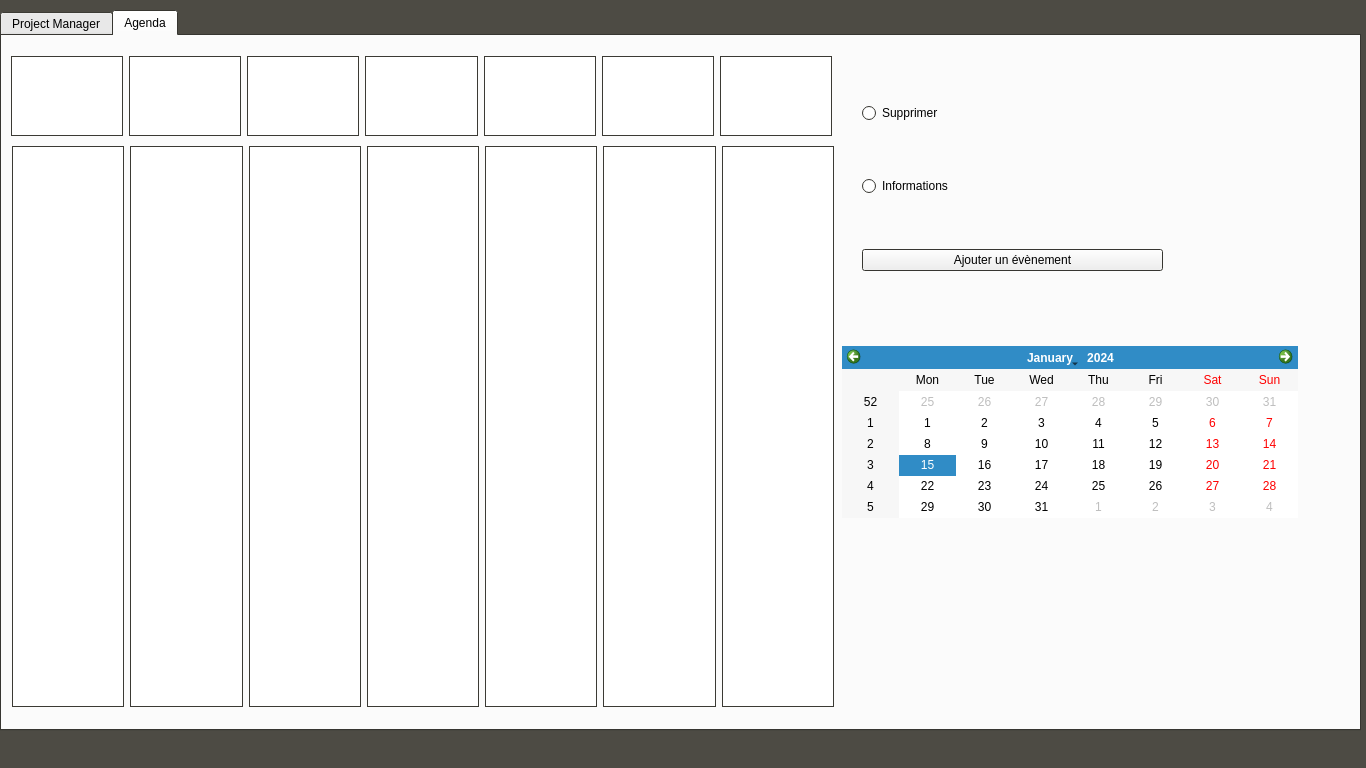
<?xml version="1.0" encoding="UTF-8"?>
<ui version="4.0">
 <class>MainWindow</class>
 <widget class="QMainWindow" name="MainWindow">
  <property name="geometry">
   <rect>
    <x>0</x>
    <y>0</y>
    <width>1366</width>
    <height>768</height>
   </rect>
  </property>
  <property name="palette">
   <palette>
    <active>
     <colorrole role="Base">
      <brush brushstyle="SolidPattern">
       <color alpha="255">
        <red>255</red>
        <green>255</green>
        <blue>255</blue>
       </color>
      </brush>
     </colorrole>
     <colorrole role="Window">
      <brush brushstyle="SolidPattern">
       <color alpha="255">
        <red>77</red>
        <green>75</green>
        <blue>68</blue>
       </color>
      </brush>
     </colorrole>
    </active>
    <inactive>
     <colorrole role="Base">
      <brush brushstyle="SolidPattern">
       <color alpha="255">
        <red>255</red>
        <green>255</green>
        <blue>255</blue>
       </color>
      </brush>
     </colorrole>
     <colorrole role="Window">
      <brush brushstyle="SolidPattern">
       <color alpha="255">
        <red>77</red>
        <green>75</green>
        <blue>68</blue>
       </color>
      </brush>
     </colorrole>
    </inactive>
    <disabled>
     <colorrole role="Base">
      <brush brushstyle="SolidPattern">
       <color alpha="255">
        <red>77</red>
        <green>75</green>
        <blue>68</blue>
       </color>
      </brush>
     </colorrole>
     <colorrole role="Window">
      <brush brushstyle="SolidPattern">
       <color alpha="255">
        <red>77</red>
        <green>75</green>
        <blue>68</blue>
       </color>
      </brush>
     </colorrole>
    </disabled>
   </palette>
  </property>
  <property name="windowTitle">
   <string>MainWindow</string>
  </property>
  <property name="styleSheet">
   <string notr="true">
QTreeView::branch:has-children:!has-siblings:closed,
QTreeView::branch:closed:has-children:has-siblings {
        border-image: none;
        image: url(ol.png);
}

QTreeView::branch:open:has-children:!has-siblings,
QTreeView::branch:open:has-children:has-siblings  {
        border-image: none;
        image: url(ol.png);
}

QTabWidget::tab-bar {
    alignment: center;
}
</string>
  </property>
  <widget class="QWidget" name="centralwidget">
   <widget class="QTabWidget" name="tabWidget">
    <property name="geometry">
     <rect>
      <x>0</x>
      <y>10</y>
      <width>1361</width>
      <height>721</height>
     </rect>
    </property>
    <property name="currentIndex">
     <number>1</number>
    </property>
    <widget class="QWidget" name="ProjectManager">
     <attribute name="title">
      <string>Project Manager</string>
     </attribute>
     <widget class="QTreeView" name="treeView">
      <property name="enabled">
       <bool>true</bool>
      </property>
      <property name="geometry">
       <rect>
        <x>440</x>
        <y>70</y>
        <width>261</width>
        <height>331</height>
       </rect>
      </property>
      <property name="palette">
       <palette>
        <active>
         <colorrole role="Text">
          <brush brushstyle="SolidPattern">
           <color alpha="255">
            <red>0</red>
            <green>0</green>
            <blue>0</blue>
           </color>
          </brush>
         </colorrole>
         <colorrole role="Base">
          <brush brushstyle="SolidPattern">
           <color alpha="255">
            <red>173</red>
            <green>188</green>
            <blue>254</blue>
           </color>
          </brush>
         </colorrole>
        </active>
        <inactive>
         <colorrole role="Text">
          <brush brushstyle="SolidPattern">
           <color alpha="255">
            <red>0</red>
            <green>0</green>
            <blue>0</blue>
           </color>
          </brush>
         </colorrole>
         <colorrole role="Base">
          <brush brushstyle="SolidPattern">
           <color alpha="255">
            <red>173</red>
            <green>188</green>
            <blue>254</blue>
           </color>
          </brush>
         </colorrole>
        </inactive>
        <disabled>
         <colorrole role="Text">
          <brush brushstyle="SolidPattern">
           <color alpha="255">
            <red>159</red>
            <green>158</green>
            <blue>158</blue>
           </color>
          </brush>
         </colorrole>
         <colorrole role="Base">
          <brush brushstyle="SolidPattern">
           <color alpha="255">
            <red>255</red>
            <green>255</green>
            <blue>255</blue>
           </color>
          </brush>
         </colorrole>
        </disabled>
       </palette>
      </property>
      <property name="autoFillBackground">
       <bool>false</bool>
      </property>
      <property name="dragEnabled">
       <bool>false</bool>
      </property>
      <property name="selectionMode">
       <enum>QAbstractItemView::ExtendedSelection</enum>
      </property>
      <property name="autoExpandDelay">
       <number>2</number>
      </property>
      <property name="animated">
       <bool>true</bool>
      </property>
      <property name="allColumnsShowFocus">
       <bool>false</bool>
      </property>
      <property name="wordWrap">
       <bool>false</bool>
      </property>
      <attribute name="headerVisible">
       <bool>false</bool>
      </attribute>
     </widget>
     <widget class="QWidget" name="verticalLayoutWidget_3">
      <property name="geometry">
       <rect>
        <x>20</x>
        <y>40</y>
        <width>365</width>
        <height>401</height>
       </rect>
      </property>
      <layout class="QVBoxLayout" name="verticalLayout_3">
       <item>
        <layout class="QFormLayout" name="formLayout">
         <property name="fieldGrowthPolicy">
          <enum>QFormLayout::AllNonFixedFieldsGrow</enum>
         </property>
         <item row="0" column="0" colspan="2">
          <layout class="QHBoxLayout" name="horizontalLayout_2">
           <item>
            <widget class="QRadioButton" name="projet">
             <property name="text">
              <string>Projet</string>
             </property>
            </widget>
           </item>
           <item>
            <widget class="QRadioButton" name="tacheunitaire">
             <property name="text">
              <string>Tache Unitaire</string>
             </property>
            </widget>
           </item>
           <item>
            <widget class="QRadioButton" name="tachecomposite">
             <property name="text">
              <string>Tache Composite</string>
             </property>
            </widget>
           </item>
          </layout>
         </item>
         <item row="1" column="0">
          <widget class="QLabel" name="label_2">
           <property name="text">
            <string>Titre</string>
           </property>
          </widget>
         </item>
         <item row="1" column="1">
          <widget class="QLineEdit" name="titre"/>
         </item>
         <item row="2" column="0">
          <widget class="QLabel" name="label_3">
           <property name="text">
            <string>Description</string>
           </property>
          </widget>
         </item>
         <item row="2" column="1">
          <widget class="QTextEdit" name="descr">
           <property name="enabled">
            <bool>true</bool>
           </property>
          </widget>
         </item>
         <item row="3" column="0">
          <widget class="QLabel" name="label_4">
           <property name="text">
            <string>Disponibilité</string>
           </property>
          </widget>
         </item>
         <item row="3" column="1">
          <widget class="QDateEdit" name="dispo"/>
         </item>
         <item row="4" column="0">
          <widget class="QLabel" name="label_5">
           <property name="text">
            <string>Echéance</string>
           </property>
          </widget>
         </item>
         <item row="4" column="1">
          <widget class="QDateEdit" name="eche"/>
         </item>
         <item row="5" column="0">
          <widget class="QLabel" name="label_duree">
           <property name="text">
            <string>Durée</string>
           </property>
          </widget>
         </item>
         <item row="5" column="1">
          <widget class="QTimeEdit" name="duree"/>
         </item>
         <item row="7" column="1">
          <widget class="QPushButton" name="ajouter">
           <property name="text">
            <string>Ajouter</string>
           </property>
          </widget>
         </item>
         <item row="6" column="1">
          <widget class="QCheckBox" name="isPreemptive">
           <property name="text">
            <string>Preemptive</string>
           </property>
          </widget>
         </item>
        </layout>
       </item>
      </layout>
     </widget>
     <widget class="QWidget" name="gridLayoutWidget_2">
      <property name="geometry">
       <rect>
        <x>50</x>
        <y>460</y>
        <width>271</width>
        <height>95</height>
       </rect>
      </property>
      <layout class="QGridLayout" name="gridLayout_2">
       <item row="0" column="0">
        <widget class="QPushButton" name="precedence">
         <property name="text">
          <string>Ajouter précédences</string>
         </property>
        </widget>
       </item>
       <item row="1" column="0">
        <widget class="QPushButton" name="load">
         <property name="text">
          <string>Charger</string>
         </property>
        </widget>
       </item>
       <item row="0" column="1">
        <widget class="QPushButton" name="supprimer">
         <property name="text">
          <string>Supprimer</string>
         </property>
        </widget>
       </item>
       <item row="1" column="1">
        <widget class="QPushButton" name="save">
         <property name="text">
          <string>Sauvegarder</string>
         </property>
        </widget>
       </item>
      </layout>
     </widget>
     <widget class="QTextBrowser" name="info">
      <property name="enabled">
       <bool>false</bool>
      </property>
      <property name="geometry">
       <rect>
        <x>780</x>
        <y>20</y>
        <width>291</width>
        <height>291</height>
       </rect>
      </property>
      <property name="palette">
       <palette>
        <active>
         <colorrole role="WindowText">
          <brush brushstyle="SolidPattern">
           <color alpha="255">
            <red>0</red>
            <green>0</green>
            <blue>0</blue>
           </color>
          </brush>
         </colorrole>
         <colorrole role="Button">
          <brush brushstyle="SolidPattern">
           <color alpha="255">
            <red>82</red>
            <green>134</green>
            <blue>255</blue>
           </color>
          </brush>
         </colorrole>
         <colorrole role="Light">
          <brush brushstyle="SolidPattern">
           <color alpha="255">
            <red>210</red>
            <green>224</green>
            <blue>255</blue>
           </color>
          </brush>
         </colorrole>
         <colorrole role="Midlight">
          <brush brushstyle="SolidPattern">
           <color alpha="255">
            <red>146</red>
            <green>179</green>
            <blue>255</blue>
           </color>
          </brush>
         </colorrole>
         <colorrole role="Dark">
          <brush brushstyle="SolidPattern">
           <color alpha="255">
            <red>41</red>
            <green>67</green>
            <blue>127</blue>
           </color>
          </brush>
         </colorrole>
         <colorrole role="Mid">
          <brush brushstyle="SolidPattern">
           <color alpha="255">
            <red>54</red>
            <green>89</green>
            <blue>170</blue>
           </color>
          </brush>
         </colorrole>
         <colorrole role="Text">
          <brush brushstyle="SolidPattern">
           <color alpha="255">
            <red>0</red>
            <green>0</green>
            <blue>0</blue>
           </color>
          </brush>
         </colorrole>
         <colorrole role="BrightText">
          <brush brushstyle="SolidPattern">
           <color alpha="255">
            <red>255</red>
            <green>255</green>
            <blue>255</blue>
           </color>
          </brush>
         </colorrole>
         <colorrole role="ButtonText">
          <brush brushstyle="SolidPattern">
           <color alpha="255">
            <red>0</red>
            <green>0</green>
            <blue>0</blue>
           </color>
          </brush>
         </colorrole>
         <colorrole role="Base">
          <brush brushstyle="SolidPattern">
           <color alpha="255">
            <red>82</red>
            <green>133</green>
            <blue>254</blue>
           </color>
          </brush>
         </colorrole>
         <colorrole role="Window">
          <brush brushstyle="SolidPattern">
           <color alpha="255">
            <red>82</red>
            <green>134</green>
            <blue>255</blue>
           </color>
          </brush>
         </colorrole>
         <colorrole role="Shadow">
          <brush brushstyle="SolidPattern">
           <color alpha="255">
            <red>0</red>
            <green>0</green>
            <blue>0</blue>
           </color>
          </brush>
         </colorrole>
         <colorrole role="AlternateBase">
          <brush brushstyle="SolidPattern">
           <color alpha="255">
            <red>168</red>
            <green>194</green>
            <blue>255</blue>
           </color>
          </brush>
         </colorrole>
         <colorrole role="ToolTipBase">
          <brush brushstyle="SolidPattern">
           <color alpha="255">
            <red>255</red>
            <green>255</green>
            <blue>220</blue>
           </color>
          </brush>
         </colorrole>
         <colorrole role="ToolTipText">
          <brush brushstyle="SolidPattern">
           <color alpha="255">
            <red>0</red>
            <green>0</green>
            <blue>0</blue>
           </color>
          </brush>
         </colorrole>
        </active>
        <inactive>
         <colorrole role="WindowText">
          <brush brushstyle="SolidPattern">
           <color alpha="255">
            <red>0</red>
            <green>0</green>
            <blue>0</blue>
           </color>
          </brush>
         </colorrole>
         <colorrole role="Button">
          <brush brushstyle="SolidPattern">
           <color alpha="255">
            <red>82</red>
            <green>134</green>
            <blue>255</blue>
           </color>
          </brush>
         </colorrole>
         <colorrole role="Light">
          <brush brushstyle="SolidPattern">
           <color alpha="255">
            <red>210</red>
            <green>224</green>
            <blue>255</blue>
           </color>
          </brush>
         </colorrole>
         <colorrole role="Midlight">
          <brush brushstyle="SolidPattern">
           <color alpha="255">
            <red>146</red>
            <green>179</green>
            <blue>255</blue>
           </color>
          </brush>
         </colorrole>
         <colorrole role="Dark">
          <brush brushstyle="SolidPattern">
           <color alpha="255">
            <red>41</red>
            <green>67</green>
            <blue>127</blue>
           </color>
          </brush>
         </colorrole>
         <colorrole role="Mid">
          <brush brushstyle="SolidPattern">
           <color alpha="255">
            <red>54</red>
            <green>89</green>
            <blue>170</blue>
           </color>
          </brush>
         </colorrole>
         <colorrole role="Text">
          <brush brushstyle="SolidPattern">
           <color alpha="255">
            <red>0</red>
            <green>0</green>
            <blue>0</blue>
           </color>
          </brush>
         </colorrole>
         <colorrole role="BrightText">
          <brush brushstyle="SolidPattern">
           <color alpha="255">
            <red>255</red>
            <green>255</green>
            <blue>255</blue>
           </color>
          </brush>
         </colorrole>
         <colorrole role="ButtonText">
          <brush brushstyle="SolidPattern">
           <color alpha="255">
            <red>0</red>
            <green>0</green>
            <blue>0</blue>
           </color>
          </brush>
         </colorrole>
         <colorrole role="Base">
          <brush brushstyle="SolidPattern">
           <color alpha="255">
            <red>82</red>
            <green>133</green>
            <blue>254</blue>
           </color>
          </brush>
         </colorrole>
         <colorrole role="Window">
          <brush brushstyle="SolidPattern">
           <color alpha="255">
            <red>82</red>
            <green>134</green>
            <blue>255</blue>
           </color>
          </brush>
         </colorrole>
         <colorrole role="Shadow">
          <brush brushstyle="SolidPattern">
           <color alpha="255">
            <red>0</red>
            <green>0</green>
            <blue>0</blue>
           </color>
          </brush>
         </colorrole>
         <colorrole role="AlternateBase">
          <brush brushstyle="SolidPattern">
           <color alpha="255">
            <red>168</red>
            <green>194</green>
            <blue>255</blue>
           </color>
          </brush>
         </colorrole>
         <colorrole role="ToolTipBase">
          <brush brushstyle="SolidPattern">
           <color alpha="255">
            <red>255</red>
            <green>255</green>
            <blue>220</blue>
           </color>
          </brush>
         </colorrole>
         <colorrole role="ToolTipText">
          <brush brushstyle="SolidPattern">
           <color alpha="255">
            <red>0</red>
            <green>0</green>
            <blue>0</blue>
           </color>
          </brush>
         </colorrole>
        </inactive>
        <disabled>
         <colorrole role="WindowText">
          <brush brushstyle="SolidPattern">
           <color alpha="255">
            <red>41</red>
            <green>67</green>
            <blue>127</blue>
           </color>
          </brush>
         </colorrole>
         <colorrole role="Button">
          <brush brushstyle="SolidPattern">
           <color alpha="255">
            <red>82</red>
            <green>134</green>
            <blue>255</blue>
           </color>
          </brush>
         </colorrole>
         <colorrole role="Light">
          <brush brushstyle="SolidPattern">
           <color alpha="255">
            <red>210</red>
            <green>224</green>
            <blue>255</blue>
           </color>
          </brush>
         </colorrole>
         <colorrole role="Midlight">
          <brush brushstyle="SolidPattern">
           <color alpha="255">
            <red>146</red>
            <green>179</green>
            <blue>255</blue>
           </color>
          </brush>
         </colorrole>
         <colorrole role="Dark">
          <brush brushstyle="SolidPattern">
           <color alpha="255">
            <red>41</red>
            <green>67</green>
            <blue>127</blue>
           </color>
          </brush>
         </colorrole>
         <colorrole role="Mid">
          <brush brushstyle="SolidPattern">
           <color alpha="255">
            <red>54</red>
            <green>89</green>
            <blue>170</blue>
           </color>
          </brush>
         </colorrole>
         <colorrole role="Text">
          <brush brushstyle="SolidPattern">
           <color alpha="255">
            <red>41</red>
            <green>67</green>
            <blue>127</blue>
           </color>
          </brush>
         </colorrole>
         <colorrole role="BrightText">
          <brush brushstyle="SolidPattern">
           <color alpha="255">
            <red>255</red>
            <green>255</green>
            <blue>255</blue>
           </color>
          </brush>
         </colorrole>
         <colorrole role="ButtonText">
          <brush brushstyle="SolidPattern">
           <color alpha="255">
            <red>41</red>
            <green>67</green>
            <blue>127</blue>
           </color>
          </brush>
         </colorrole>
         <colorrole role="Base">
          <brush brushstyle="SolidPattern">
           <color alpha="255">
            <red>82</red>
            <green>134</green>
            <blue>255</blue>
           </color>
          </brush>
         </colorrole>
         <colorrole role="Window">
          <brush brushstyle="SolidPattern">
           <color alpha="255">
            <red>82</red>
            <green>134</green>
            <blue>255</blue>
           </color>
          </brush>
         </colorrole>
         <colorrole role="Shadow">
          <brush brushstyle="SolidPattern">
           <color alpha="255">
            <red>0</red>
            <green>0</green>
            <blue>0</blue>
           </color>
          </brush>
         </colorrole>
         <colorrole role="AlternateBase">
          <brush brushstyle="SolidPattern">
           <color alpha="255">
            <red>82</red>
            <green>134</green>
            <blue>255</blue>
           </color>
          </brush>
         </colorrole>
         <colorrole role="ToolTipBase">
          <brush brushstyle="SolidPattern">
           <color alpha="255">
            <red>255</red>
            <green>255</green>
            <blue>220</blue>
           </color>
          </brush>
         </colorrole>
         <colorrole role="ToolTipText">
          <brush brushstyle="SolidPattern">
           <color alpha="255">
            <red>0</red>
            <green>0</green>
            <blue>0</blue>
           </color>
          </brush>
         </colorrole>
        </disabled>
       </palette>
      </property>
      <property name="font">
       <font>
        <family>Comic Sans MS</family>
        <pointsize>12</pointsize>
       </font>
      </property>
      <property name="cursor" stdset="0">
       <cursorShape>ForbiddenCursor</cursorShape>
      </property>
     </widget>
     <widget class="QPushButton" name="expand">
      <property name="geometry">
       <rect>
        <x>440</x>
        <y>30</y>
        <width>131</width>
        <height>27</height>
       </rect>
      </property>
      <property name="text">
       <string>Tout développer</string>
      </property>
     </widget>
     <widget class="QListWidget" name="precedence_list">
      <property name="geometry">
       <rect>
        <x>550</x>
        <y>420</y>
        <width>431</width>
        <height>161</height>
       </rect>
      </property>
      <property name="palette">
       <palette>
        <active>
         <colorrole role="Base">
          <brush brushstyle="SolidPattern">
           <color alpha="255">
            <red>227</red>
            <green>227</green>
            <blue>227</blue>
           </color>
          </brush>
         </colorrole>
        </active>
        <inactive>
         <colorrole role="Base">
          <brush brushstyle="SolidPattern">
           <color alpha="255">
            <red>227</red>
            <green>227</green>
            <blue>227</blue>
           </color>
          </brush>
         </colorrole>
        </inactive>
        <disabled>
         <colorrole role="Base">
          <brush brushstyle="SolidPattern">
           <color alpha="255">
            <red>255</red>
            <green>255</green>
            <blue>255</blue>
           </color>
          </brush>
         </colorrole>
        </disabled>
       </palette>
      </property>
     </widget>
     <widget class="QPushButton" name="supprimer_precedence">
      <property name="geometry">
       <rect>
        <x>440</x>
        <y>470</y>
        <width>101</width>
        <height>61</height>
       </rect>
      </property>
      <property name="text">
       <string>Supprimer 
Précédence</string>
      </property>
     </widget>
    </widget>
    <widget class="QWidget" name="Agenda">
     <attribute name="title">
      <string>Agenda</string>
     </attribute>
     <widget class="QWidget" name="horizontalLayoutWidget">
      <property name="geometry">
       <rect>
        <x>10</x>
        <y>110</y>
        <width>822</width>
        <height>561</height>
       </rect>
      </property>
      <layout class="QHBoxLayout" name="horizontalLayout">
       <item>
        <widget class="QGraphicsView" name="v_lundi">
         <property name="minimumSize">
          <size>
           <width>100</width>
           <height>550</height>
          </size>
         </property>
        </widget>
       </item>
       <item>
        <widget class="QGraphicsView" name="v_mardi">
         <property name="minimumSize">
          <size>
           <width>100</width>
           <height>550</height>
          </size>
         </property>
        </widget>
       </item>
       <item>
        <widget class="QGraphicsView" name="v_mercredi">
         <property name="minimumSize">
          <size>
           <width>100</width>
           <height>550</height>
          </size>
         </property>
        </widget>
       </item>
       <item>
        <widget class="QGraphicsView" name="v_jeudi">
         <property name="minimumSize">
          <size>
           <width>100</width>
           <height>550</height>
          </size>
         </property>
        </widget>
       </item>
       <item>
        <widget class="QGraphicsView" name="v_vendredi">
         <property name="minimumSize">
          <size>
           <width>100</width>
           <height>550</height>
          </size>
         </property>
        </widget>
       </item>
       <item>
        <widget class="QGraphicsView" name="v_samedi">
         <property name="minimumSize">
          <size>
           <width>100</width>
           <height>550</height>
          </size>
         </property>
        </widget>
       </item>
       <item>
        <widget class="QGraphicsView" name="v_dimanche">
         <property name="minimumSize">
          <size>
           <width>100</width>
           <height>550</height>
          </size>
         </property>
        </widget>
       </item>
      </layout>
     </widget>
     <widget class="QWidget" name="verticalLayoutWidget_2">
      <property name="geometry">
       <rect>
        <x>860</x>
        <y>20</y>
        <width>301</width>
        <height>263</height>
       </rect>
      </property>
      <layout class="QVBoxLayout" name="verticalLayout_2">
       <item>
        <widget class="QRadioButton" name="supprimer_2">
         <property name="text">
          <string>Supprimer</string>
         </property>
        </widget>
       </item>
       <item>
        <widget class="QRadioButton" name="informations">
         <property name="text">
          <string>Informations</string>
         </property>
        </widget>
       </item>
       <item>
        <widget class="QPushButton" name="ajouter_evt">
         <property name="text">
          <string>Ajouter un évènement</string>
         </property>
        </widget>
       </item>
      </layout>
     </widget>
     <widget class="QCalendarWidget" name="calendarWidget">
      <property name="geometry">
       <rect>
        <x>840</x>
        <y>310</y>
        <width>456</width>
        <height>172</height>
       </rect>
      </property>
     </widget>
     <widget class="QWidget" name="horizontalLayoutWidget_2">
      <property name="geometry">
       <rect>
        <x>9</x>
        <y>20</y>
        <width>821</width>
        <height>80</height>
       </rect>
      </property>
      <layout class="QHBoxLayout" name="horizontalLayout_3">
       <item>
        <widget class="QTextBrowser" name="lundi"/>
       </item>
       <item>
        <widget class="QTextBrowser" name="mardi"/>
       </item>
       <item>
        <widget class="QTextBrowser" name="mercredi"/>
       </item>
       <item>
        <widget class="QTextBrowser" name="jeudi"/>
       </item>
       <item>
        <widget class="QTextBrowser" name="vendredi"/>
       </item>
       <item>
        <widget class="QTextBrowser" name="samedi"/>
       </item>
       <item>
        <widget class="QTextBrowser" name="dimanche"/>
       </item>
      </layout>
     </widget>
    </widget>
   </widget>
  </widget>
  <widget class="QMenuBar" name="menubar">
   <property name="geometry">
    <rect>
     <x>0</x>
     <y>0</y>
     <width>1366</width>
     <height>25</height>
    </rect>
   </property>
  </widget>
 </widget>
 <resources/>
 <connections/>
</ui>
